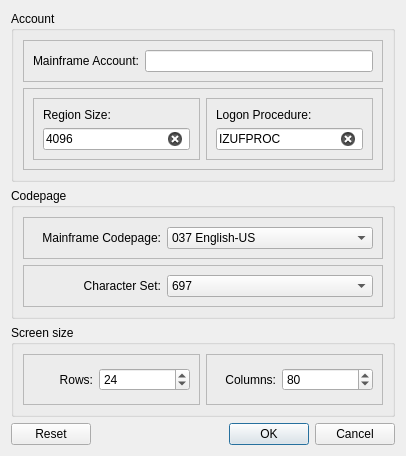
<?xml version="1.0" encoding="UTF-8"?>
<ui version="4.0">
 <class>createProfileDialog</class>
 <widget class="QDialog" name="createProfileDialog">
  <property name="geometry">
   <rect>
    <x>0</x>
    <y>0</y>
    <width>406</width>
    <height>456</height>
   </rect>
  </property>
  <property name="sizePolicy">
   <sizepolicy hsizetype="Minimum" vsizetype="Minimum">
    <horstretch>0</horstretch>
    <verstretch>0</verstretch>
   </sizepolicy>
  </property>
  <property name="windowTitle">
   <string>ZOWE TSO Profile</string>
  </property>
  <property name="whatsThis">
   <string/>
  </property>
  <layout class="QVBoxLayout" name="verticalLayout">
   <item>
    <widget class="QGroupBox" name="accountGroupBox">
     <property name="title">
      <string>Account</string>
     </property>
     <property name="flat">
      <bool>false</bool>
     </property>
     <layout class="QVBoxLayout" name="verticalLayout_3">
      <item>
       <widget class="QFrame" name="accountFrame">
        <property name="frameShape">
         <enum>QFrame::StyledPanel</enum>
        </property>
        <property name="frameShadow">
         <enum>QFrame::Raised</enum>
        </property>
        <layout class="QHBoxLayout" name="horizontalLayout_6">
         <item>
          <widget class="QLabel" name="accountLabel">
           <property name="text">
            <string>Mainframe Account:</string>
           </property>
          </widget>
         </item>
         <item>
          <widget class="QLineEdit" name="accountEdit">
           <property name="toolTip">
            <string>Your z/OS TSO/E accounting information</string>
           </property>
           <property name="clearButtonEnabled">
            <bool>true</bool>
           </property>
          </widget>
         </item>
        </layout>
       </widget>
      </item>
      <item>
       <widget class="QFrame" name="regionLogonFrame">
        <property name="frameShape">
         <enum>QFrame::StyledPanel</enum>
        </property>
        <property name="frameShadow">
         <enum>QFrame::Raised</enum>
        </property>
        <layout class="QHBoxLayout" name="horizontalLayout_8">
         <item>
          <widget class="QFrame" name="regionFrame">
           <property name="frameShape">
            <enum>QFrame::StyledPanel</enum>
           </property>
           <property name="frameShadow">
            <enum>QFrame::Sunken</enum>
           </property>
           <layout class="QVBoxLayout" name="verticalLayout_4">
            <item>
             <widget class="QLabel" name="regionLabel">
              <property name="text">
               <string>Region Size:</string>
              </property>
             </widget>
            </item>
            <item>
             <widget class="QLineEdit" name="regionEdit">
              <property name="toolTip">
               <string>Region size for the TSO/E address space</string>
              </property>
              <property name="inputMethodHints">
               <set>Qt::ImhPreferNumbers</set>
              </property>
              <property name="text">
               <string>4096</string>
              </property>
              <property name="clearButtonEnabled">
               <bool>true</bool>
              </property>
             </widget>
            </item>
           </layout>
          </widget>
         </item>
         <item>
          <widget class="QFrame" name="logonFrame">
           <property name="frameShape">
            <enum>QFrame::StyledPanel</enum>
           </property>
           <property name="frameShadow">
            <enum>QFrame::Sunken</enum>
           </property>
           <layout class="QVBoxLayout" name="verticalLayout_5">
            <item>
             <widget class="QLabel" name="logonLabel">
              <property name="text">
               <string>Logon Procedure:</string>
              </property>
             </widget>
            </item>
            <item>
             <widget class="QLineEdit" name="logonEdit">
              <property name="toolTip">
               <string>The logon procedure to use when creating TSO procedures on your behalf</string>
              </property>
              <property name="text">
               <string>IZUFPROC</string>
              </property>
              <property name="clearButtonEnabled">
               <bool>true</bool>
              </property>
             </widget>
            </item>
           </layout>
          </widget>
         </item>
        </layout>
       </widget>
      </item>
     </layout>
    </widget>
   </item>
   <item>
    <widget class="QGroupBox" name="codePageGroupBox">
     <property name="title">
      <string>Codepage</string>
     </property>
     <layout class="QVBoxLayout" name="verticalLayout_2">
      <item>
       <widget class="QFrame" name="codepageFrame">
        <property name="toolTip">
         <string>Codepage value for TSO/E address space to convert messages and responses from UTF-8 to EBDIC</string>
        </property>
        <property name="frameShape">
         <enum>QFrame::StyledPanel</enum>
        </property>
        <property name="frameShadow">
         <enum>QFrame::Raised</enum>
        </property>
        <layout class="QHBoxLayout" name="horizontalLayout_4">
         <item>
          <widget class="QLabel" name="codepageLabel">
           <property name="text">
            <string>Mainframe Codepage:</string>
           </property>
           <property name="alignment">
            <set>Qt::AlignRight|Qt::AlignTrailing|Qt::AlignVCenter</set>
           </property>
          </widget>
         </item>
         <item>
          <widget class="QComboBox" name="codePageComboBox">
           <property name="minimumSize">
            <size>
             <width>206</width>
             <height>0</height>
            </size>
           </property>
           <property name="toolTip">
            <string>Codepage value for TSO/E address space to convert messages and responses from UTF-8 to EBCDIC</string>
           </property>
           <property name="currentIndex">
            <number>0</number>
           </property>
           <item>
            <property name="text">
             <string>037 English-US</string>
            </property>
           </item>
           <item>
            <property name="text">
             <string>273 Austria, Germany</string>
            </property>
           </item>
           <item>
            <property name="text">
             <string>277 Denmark, Norway</string>
            </property>
           </item>
           <item>
            <property name="text">
             <string>278 Sweden, Finland</string>
            </property>
           </item>
           <item>
            <property name="text">
             <string>280 Italy</string>
            </property>
           </item>
           <item>
            <property name="text">
             <string>285 United Kingdom</string>
            </property>
           </item>
           <item>
            <property name="text">
             <string>500 International</string>
            </property>
           </item>
           <item>
            <property name="text">
             <string>284 Spain</string>
            </property>
           </item>
           <item>
            <property name="text">
             <string>297 France</string>
            </property>
           </item>
           <item>
            <property name="text">
             <string>275 Portugal, Brazil</string>
            </property>
           </item>
           <item>
            <property name="text">
             <string>437 Personal Computer</string>
            </property>
           </item>
           <item>
            <property name="text">
             <string>1140 English-US</string>
            </property>
           </item>
           <item>
            <property name="text">
             <string>1141 Austria, Germany</string>
            </property>
           </item>
           <item>
            <property name="text">
             <string>1142 Denmark, Norway</string>
            </property>
           </item>
           <item>
            <property name="text">
             <string>1143 Sweden, Finland</string>
            </property>
           </item>
           <item>
            <property name="text">
             <string>1144 Italy</string>
            </property>
           </item>
           <item>
            <property name="text">
             <string>1145 Spain</string>
            </property>
           </item>
           <item>
            <property name="text">
             <string>1146 United Kingdom</string>
            </property>
           </item>
           <item>
            <property name="text">
             <string>1147 France</string>
            </property>
           </item>
           <item>
            <property name="text">
             <string>1148 International</string>
            </property>
           </item>
           <item>
            <property name="text">
             <string>037C English-US C/370</string>
            </property>
           </item>
           <item>
            <property name="text">
             <string>924 Multinational ISO Euro</string>
            </property>
           </item>
           <item>
            <property name="text">
             <string>1047 Latin 1/Open Systems</string>
            </property>
           </item>
           <item>
            <property name="text">
             <string>870 Poland</string>
            </property>
           </item>
           <item>
            <property name="text">
             <string>875 Greece</string>
            </property>
           </item>
           <item>
            <property name="text">
             <string>1025 Russia</string>
            </property>
           </item>
           <item>
            <property name="text">
             <string>424 Hebrew</string>
            </property>
           </item>
           <item>
            <property name="text">
             <string>871 Iceland</string>
            </property>
           </item>
          </widget>
         </item>
        </layout>
       </widget>
      </item>
      <item>
       <widget class="QFrame" name="charsetFrame">
        <property name="frameShape">
         <enum>QFrame::StyledPanel</enum>
        </property>
        <property name="frameShadow">
         <enum>QFrame::Raised</enum>
        </property>
        <layout class="QHBoxLayout" name="horizontalLayout_5">
         <item>
          <widget class="QLabel" name="charSetLabel">
           <property name="text">
            <string>Character Set:</string>
           </property>
           <property name="alignment">
            <set>Qt::AlignRight|Qt::AlignTrailing|Qt::AlignVCenter</set>
           </property>
          </widget>
         </item>
         <item>
          <widget class="QComboBox" name="charsetComboBox">
           <property name="minimumSize">
            <size>
             <width>206</width>
             <height>0</height>
            </size>
           </property>
           <property name="toolTip">
            <string>Character set for address space to convert messages and responses from UTF-8 to EBCDIC</string>
           </property>
           <property name="whatsThis">
            <string>&lt;html&gt;&lt;head/&gt;&lt;body&gt;&lt;table border=&quot;0&quot; style=&quot; margin-top:0px; margin-bottom:0px; margin-left:0px; margin-right:0px;&quot; cellspacing=&quot;2&quot; cellpadding=&quot;0&quot;&gt;&lt;thead&gt;&lt;tr&gt;&lt;td&gt;&lt;p align=&quot;center&quot;&gt;&lt;a name=&quot;d5474e61&quot;/&gt;&lt;span style=&quot; font-weight:600;&quot;&gt;C&lt;/span&gt;&lt;span style=&quot; font-weight:600;&quot;&gt;CSID&lt;/span&gt;&lt;/p&gt;&lt;/td&gt;&lt;td&gt;&lt;p align=&quot;center&quot;&gt;&lt;a name=&quot;d5474e64&quot;/&gt;&lt;span style=&quot; font-weight:600;&quot;&gt;C&lt;/span&gt;&lt;span style=&quot; font-weight:600;&quot;&gt;haracter Set&lt;/span&gt;&lt;/p&gt;&lt;/td&gt;&lt;td&gt;&lt;p align=&quot;center&quot;&gt;&lt;a name=&quot;d5474e67&quot;/&gt;&lt;span style=&quot; font-weight:600;&quot;&gt;C&lt;/span&gt;&lt;span style=&quot; font-weight:600;&quot;&gt;ode Page&lt;/span&gt;&lt;/p&gt;&lt;/td&gt;&lt;td&gt;&lt;p align=&quot;center&quot;&gt;&lt;a name=&quot;d5474e70&quot;/&gt;&lt;span style=&quot; font-weight:600;&quot;&gt;C&lt;/span&gt;&lt;span style=&quot; font-weight:600;&quot;&gt;ountry/Language&lt;/span&gt;&lt;/p&gt;&lt;/td&gt;&lt;/tr&gt;&lt;/thead&gt;&lt;tr&gt;&lt;td&gt;&lt;p&gt;00037&lt;/p&gt;&lt;/td&gt;&lt;td&gt;&lt;p&gt;697&lt;/p&gt;&lt;/td&gt;&lt;td&gt;&lt;p&gt;37&lt;/p&gt;&lt;/td&gt;&lt;td&gt;&lt;p&gt;U.S.A.&lt;br/&gt;Canada&lt;br/&gt;Netherlands&lt;br/&gt;Portugal&lt;br/&gt;Brazil&lt;br/&gt;Australia&lt;br/&gt;New Zealand&lt;/p&gt;&lt;/td&gt;&lt;/tr&gt;&lt;tr&gt;&lt;td&gt;&lt;p&gt;00273&lt;/p&gt;&lt;/td&gt;&lt;td&gt;&lt;p&gt;697&lt;/p&gt;&lt;/td&gt;&lt;td&gt;&lt;p&gt;273&lt;/p&gt;&lt;/td&gt;&lt;td&gt;&lt;p&gt;Austria&lt;br/&gt;Germany&lt;/p&gt;&lt;/td&gt;&lt;/tr&gt;&lt;tr&gt;&lt;td&gt;&lt;p&gt;00277&lt;/p&gt;&lt;/td&gt;&lt;td&gt;&lt;p&gt;697&lt;/p&gt;&lt;/td&gt;&lt;td&gt;&lt;p&gt;277&lt;/p&gt;&lt;/td&gt;&lt;td&gt;&lt;p&gt;Denmark&lt;br/&gt;Norway&lt;/p&gt;&lt;/td&gt;&lt;/tr&gt;&lt;tr&gt;&lt;td&gt;&lt;p&gt;00278&lt;/p&gt;&lt;/td&gt;&lt;td&gt;&lt;p&gt;697&lt;/p&gt;&lt;/td&gt;&lt;td&gt;&lt;p&gt;278&lt;/p&gt;&lt;/td&gt;&lt;td&gt;&lt;p&gt;Finland&lt;br/&gt;Sweden&lt;/p&gt;&lt;/td&gt;&lt;/tr&gt;&lt;tr&gt;&lt;td&gt;&lt;p&gt;00280&lt;/p&gt;&lt;/td&gt;&lt;td&gt;&lt;p&gt;697&lt;/p&gt;&lt;/td&gt;&lt;td&gt;&lt;p&gt;280&lt;/p&gt;&lt;/td&gt;&lt;td&gt;&lt;p&gt;Italy&lt;/p&gt;&lt;/td&gt;&lt;/tr&gt;&lt;tr&gt;&lt;td&gt;&lt;p&gt;00284&lt;/p&gt;&lt;/td&gt;&lt;td&gt;&lt;p&gt;697&lt;/p&gt;&lt;/td&gt;&lt;td&gt;&lt;p&gt;284&lt;/p&gt;&lt;/td&gt;&lt;td&gt;&lt;p&gt;Spain&lt;br/&gt;L.A. Spanish&lt;/p&gt;&lt;/td&gt;&lt;/tr&gt;&lt;tr&gt;&lt;td&gt;&lt;p&gt;00285&lt;/p&gt;&lt;/td&gt;&lt;td&gt;&lt;p&gt;697&lt;/p&gt;&lt;/td&gt;&lt;td&gt;&lt;p&gt;285&lt;/p&gt;&lt;/td&gt;&lt;td&gt;&lt;p&gt;United Kingdom&lt;/p&gt;&lt;/td&gt;&lt;/tr&gt;&lt;tr&gt;&lt;td&gt;&lt;p&gt;00297&lt;/p&gt;&lt;/td&gt;&lt;td&gt;&lt;p&gt;697&lt;/p&gt;&lt;/td&gt;&lt;td&gt;&lt;p&gt;297&lt;/p&gt;&lt;/td&gt;&lt;td&gt;&lt;p&gt;France&lt;/p&gt;&lt;/td&gt;&lt;/tr&gt;&lt;tr&gt;&lt;td&gt;&lt;p&gt;00420&lt;/p&gt;&lt;/td&gt;&lt;td&gt;&lt;p&gt;235&lt;/p&gt;&lt;/td&gt;&lt;td&gt;&lt;p&gt;420&lt;/p&gt;&lt;/td&gt;&lt;td&gt;&lt;p&gt;Arabic&lt;/p&gt;&lt;/td&gt;&lt;/tr&gt;&lt;tr&gt;&lt;td&gt;&lt;p&gt;00424&lt;/p&gt;&lt;/td&gt;&lt;td&gt;&lt;p&gt;941&lt;/p&gt;&lt;/td&gt;&lt;td&gt;&lt;p&gt;424&lt;/p&gt;&lt;/td&gt;&lt;td&gt;&lt;p&gt;Hebrew&lt;/p&gt;&lt;/td&gt;&lt;/tr&gt;&lt;tr&gt;&lt;td&gt;&lt;p&gt;00500&lt;/p&gt;&lt;/td&gt;&lt;td&gt;&lt;p&gt;697&lt;/p&gt;&lt;/td&gt;&lt;td&gt;&lt;p&gt;500&lt;/p&gt;&lt;/td&gt;&lt;td&gt;&lt;p&gt;Switzerland&lt;br/&gt;Belgium&lt;/p&gt;&lt;/td&gt;&lt;/tr&gt;&lt;tr&gt;&lt;td&gt;&lt;p&gt;00838&lt;/p&gt;&lt;/td&gt;&lt;td&gt;&lt;p&gt;1176&lt;/p&gt;&lt;/td&gt;&lt;td&gt;&lt;p&gt;838&lt;/p&gt;&lt;/td&gt;&lt;td&gt;&lt;p&gt;Thailand&lt;/p&gt;&lt;/td&gt;&lt;/tr&gt;&lt;tr&gt;&lt;td&gt;&lt;p&gt;00870&lt;/p&gt;&lt;/td&gt;&lt;td&gt;&lt;p&gt;959&lt;/p&gt;&lt;/td&gt;&lt;td&gt;&lt;p&gt;870&lt;/p&gt;&lt;/td&gt;&lt;td&gt;&lt;p&gt;Latin-2&lt;/p&gt;&lt;/td&gt;&lt;/tr&gt;&lt;tr&gt;&lt;td&gt;&lt;p&gt;00871&lt;/p&gt;&lt;/td&gt;&lt;td&gt;&lt;p&gt;697&lt;/p&gt;&lt;/td&gt;&lt;td&gt;&lt;p&gt;871&lt;/p&gt;&lt;/td&gt;&lt;td&gt;&lt;p&gt;Iceland&lt;/p&gt;&lt;/td&gt;&lt;/tr&gt;&lt;tr&gt;&lt;td&gt;&lt;p&gt;00875&lt;/p&gt;&lt;/td&gt;&lt;td&gt;&lt;p&gt;923&lt;/p&gt;&lt;/td&gt;&lt;td&gt;&lt;p&gt;875&lt;/p&gt;&lt;/td&gt;&lt;td&gt;&lt;p&gt;Greece&lt;/p&gt;&lt;/td&gt;&lt;/tr&gt;&lt;tr&gt;&lt;td&gt;&lt;p&gt;00880&lt;/p&gt;&lt;/td&gt;&lt;td&gt;&lt;p&gt;960&lt;/p&gt;&lt;/td&gt;&lt;td&gt;&lt;p&gt;880&lt;/p&gt;&lt;/td&gt;&lt;td&gt;&lt;p&gt;Cyrillic&lt;/p&gt;&lt;/td&gt;&lt;/tr&gt;&lt;tr&gt;&lt;td&gt;&lt;p&gt;01025&lt;/p&gt;&lt;/td&gt;&lt;td&gt;&lt;p&gt;1150&lt;/p&gt;&lt;/td&gt;&lt;td&gt;&lt;p&gt;1025&lt;/p&gt;&lt;/td&gt;&lt;td&gt;&lt;p&gt;Cyrillic&lt;/p&gt;&lt;/td&gt;&lt;/tr&gt;&lt;tr&gt;&lt;td&gt;&lt;p&gt;01026&lt;/p&gt;&lt;/td&gt;&lt;td&gt;&lt;p&gt;1126&lt;/p&gt;&lt;/td&gt;&lt;td&gt;&lt;p&gt;1026&lt;/p&gt;&lt;/td&gt;&lt;td&gt;&lt;p&gt;Turkey&lt;/p&gt;&lt;/td&gt;&lt;/tr&gt;&lt;tr&gt;&lt;td&gt;&lt;p&gt;01047&lt;/p&gt;&lt;/td&gt;&lt;td&gt;&lt;p&gt;697&lt;/p&gt;&lt;/td&gt;&lt;td&gt;&lt;p&gt;1047&lt;/p&gt;&lt;/td&gt;&lt;td&gt;&lt;p&gt;Latin1&lt;/p&gt;&lt;/td&gt;&lt;/tr&gt;&lt;tr&gt;&lt;td&gt;&lt;p&gt;01123&lt;/p&gt;&lt;/td&gt;&lt;td&gt;&lt;p&gt;1326&lt;/p&gt;&lt;/td&gt;&lt;td&gt;&lt;p&gt;1123&lt;/p&gt;&lt;/td&gt;&lt;td&gt;&lt;p&gt;Ukraine&lt;/p&gt;&lt;/td&gt;&lt;/tr&gt;&lt;/table&gt;&lt;/body&gt;&lt;/html&gt;</string>
           </property>
           <property name="currentText">
            <string>697</string>
           </property>
           <item>
            <property name="text">
             <string>697</string>
            </property>
           </item>
           <item>
            <property name="text">
             <string>235</string>
            </property>
           </item>
           <item>
            <property name="text">
             <string>941</string>
            </property>
           </item>
           <item>
            <property name="text">
             <string>1176</string>
            </property>
           </item>
           <item>
            <property name="text">
             <string>959</string>
            </property>
           </item>
           <item>
            <property name="text">
             <string>923</string>
            </property>
           </item>
           <item>
            <property name="text">
             <string>960</string>
            </property>
           </item>
           <item>
            <property name="text">
             <string>1150</string>
            </property>
           </item>
           <item>
            <property name="text">
             <string>1126</string>
            </property>
           </item>
           <item>
            <property name="text">
             <string>1326</string>
            </property>
           </item>
           <item>
            <property name="text">
             <string>1353</string>
            </property>
           </item>
           <item>
            <property name="text">
             <string>695</string>
            </property>
           </item>
           <item>
            <property name="text">
             <string>1375</string>
            </property>
           </item>
           <item>
            <property name="text">
             <string>1371</string>
            </property>
           </item>
           <item>
            <property name="text">
             <string>1357</string>
            </property>
           </item>
          </widget>
         </item>
        </layout>
       </widget>
      </item>
     </layout>
    </widget>
   </item>
   <item>
    <widget class="QGroupBox" name="geometryGroup">
     <property name="title">
      <string>Screen size</string>
     </property>
     <property name="flat">
      <bool>false</bool>
     </property>
     <layout class="QHBoxLayout" name="horizontalLayout_3">
      <item>
       <widget class="QFrame" name="rowsFrame">
        <property name="frameShape">
         <enum>QFrame::StyledPanel</enum>
        </property>
        <property name="frameShadow">
         <enum>QFrame::Raised</enum>
        </property>
        <layout class="QHBoxLayout" name="horizontalLayout">
         <item>
          <widget class="QLabel" name="rowsLabel">
           <property name="maximumSize">
            <size>
             <width>60</width>
             <height>16777215</height>
            </size>
           </property>
           <property name="text">
            <string>Rows:</string>
           </property>
           <property name="alignment">
            <set>Qt::AlignRight|Qt::AlignTrailing|Qt::AlignVCenter</set>
           </property>
          </widget>
         </item>
         <item>
          <widget class="QSpinBox" name="rowSpinBox">
           <property name="toolTip">
            <string>The number of rows on a screen</string>
           </property>
           <property name="inputMethodHints">
            <set>Qt::ImhDigitsOnly|Qt::ImhPreferNumbers</set>
           </property>
           <property name="minimum">
            <number>10</number>
           </property>
           <property name="maximum">
            <number>90</number>
           </property>
           <property name="value">
            <number>24</number>
           </property>
          </widget>
         </item>
        </layout>
       </widget>
      </item>
      <item>
       <widget class="QFrame" name="columnsFrame">
        <property name="frameShape">
         <enum>QFrame::StyledPanel</enum>
        </property>
        <property name="frameShadow">
         <enum>QFrame::Raised</enum>
        </property>
        <layout class="QHBoxLayout" name="horizontalLayout_2">
         <item>
          <widget class="QLabel" name="columnsLabel">
           <property name="maximumSize">
            <size>
             <width>60</width>
             <height>16777215</height>
            </size>
           </property>
           <property name="text">
            <string>Columns:</string>
           </property>
           <property name="alignment">
            <set>Qt::AlignRight|Qt::AlignTrailing|Qt::AlignVCenter</set>
           </property>
          </widget>
         </item>
         <item>
          <widget class="QSpinBox" name="columnSpinBox">
           <property name="toolTip">
            <string>The number of columns on a screen</string>
           </property>
           <property name="inputMethodHints">
            <set>Qt::ImhDigitsOnly|Qt::ImhPreferNumbers</set>
           </property>
           <property name="minimum">
            <number>40</number>
           </property>
           <property name="maximum">
            <number>200</number>
           </property>
           <property name="value">
            <number>80</number>
           </property>
          </widget>
         </item>
        </layout>
       </widget>
      </item>
     </layout>
    </widget>
   </item>
   <item>
    <widget class="QDialogButtonBox" name="buttonBox">
     <property name="standardButtons">
      <set>QDialogButtonBox::Cancel|QDialogButtonBox::Ok|QDialogButtonBox::Reset</set>
     </property>
     <property name="centerButtons">
      <bool>false</bool>
     </property>
    </widget>
   </item>
  </layout>
 </widget>
 <tabstops>
  <tabstop>accountEdit</tabstop>
  <tabstop>regionEdit</tabstop>
  <tabstop>logonEdit</tabstop>
  <tabstop>codePageComboBox</tabstop>
  <tabstop>charsetComboBox</tabstop>
  <tabstop>rowSpinBox</tabstop>
  <tabstop>columnSpinBox</tabstop>
 </tabstops>
 <resources/>
 <connections/>
</ui>
